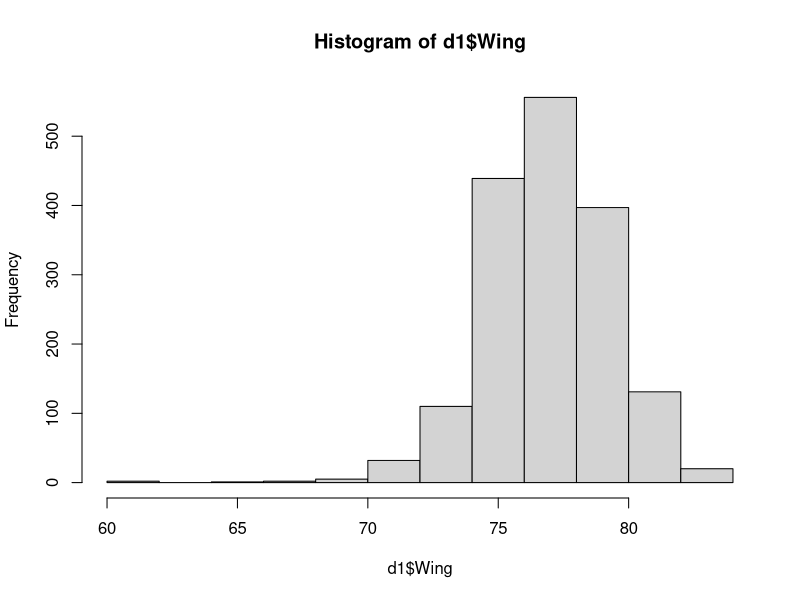
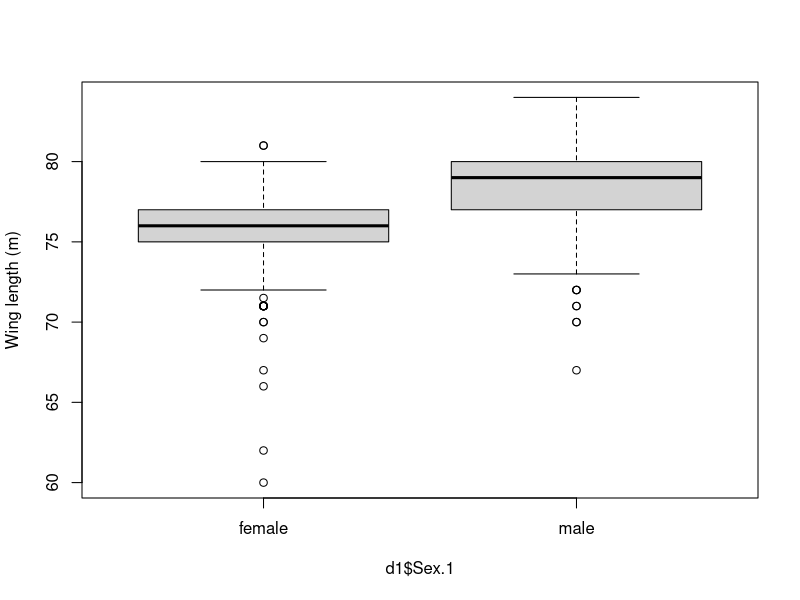
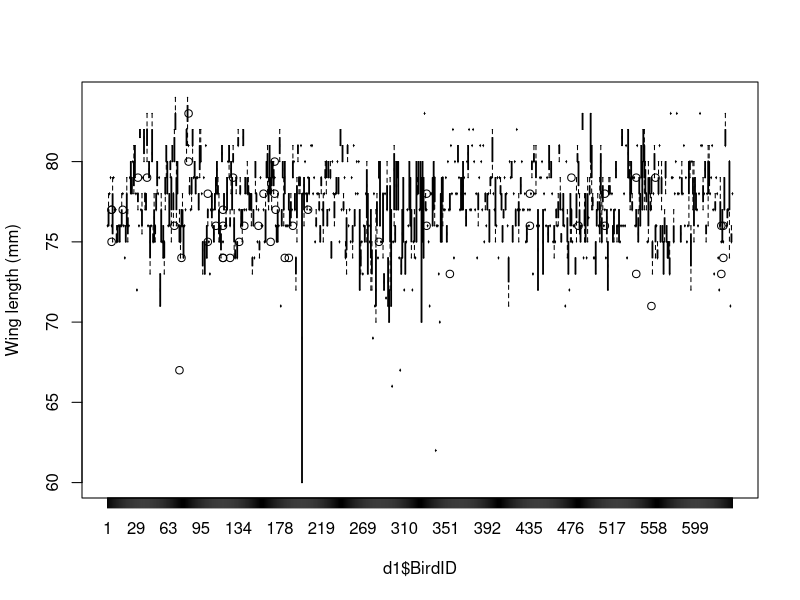
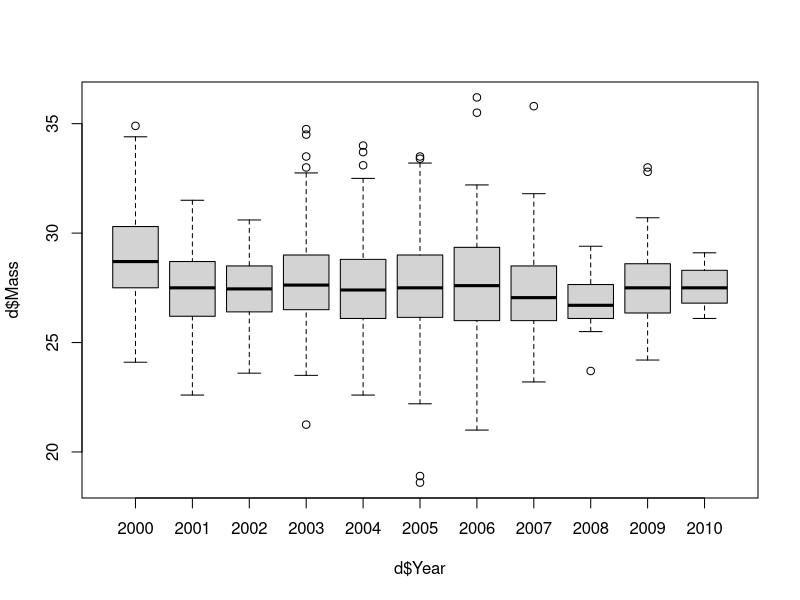

R code for these plots, in order:
## Desc: Script looking at using and interpreting Anova test.  Use data obtained from students measureing the same sparrow tarsus and bill.

rm(list = ls())
d <- read.table("../data/SparrowSize.txt", header = T)
d1 <- subset(d, d$Wing != "NA")
summary(d1$Wing)
hist(d1$Wing)
model1 <- lm(Wing ~ Sex.1, data = d1)
summary(model1)
boxplot(d1$Wing~d1$Sex.1, ylab = "Wing length (m)")
anova(model1)
t.test(d1$Wing ~ d1$Sex.1, var.equal = T)
boxplot(d1$Wing ~ d1$BirdID, ylab = "Wing length (mm)")
require("dplyr")
tbl_df(d1)
glimpse(d1)

d$Mass %>% cor.test(d$Tarsus, na.rm =T)
d1 %>%
    group_by(BirdID) %>% summarise(count = length(BirdID))

count(d1, BirdID)

d1 %>%
    group_by(BirdID) %>% summarise(count = length(BirdID)) %>%
    count(count)
model3 <- lm(Wing ~ as.factor(BirdID), data = d1)
anova(model3)
    
boxplot(d$Mass ~ d$Year)

m2 <- lm(d$Mass ~ as.factor(d$Year))
anova(m2)
summary(m2)
t(model.matrix(m2))
summary(m2)

## excercise
not2000 <- subset(d1, d1$Year != "2000")
mod2000 <- lm(not2000$Mass ~ as.factor(not2000$Year)) 
anova(mod2000)
summary(mod2000)

# compared to m2 the signiicance when excluding 2000 is gone.  this indicates that 200 was an odd year for one reason or another.  could possibly stil be included but is not suitable for a reference level in the model





